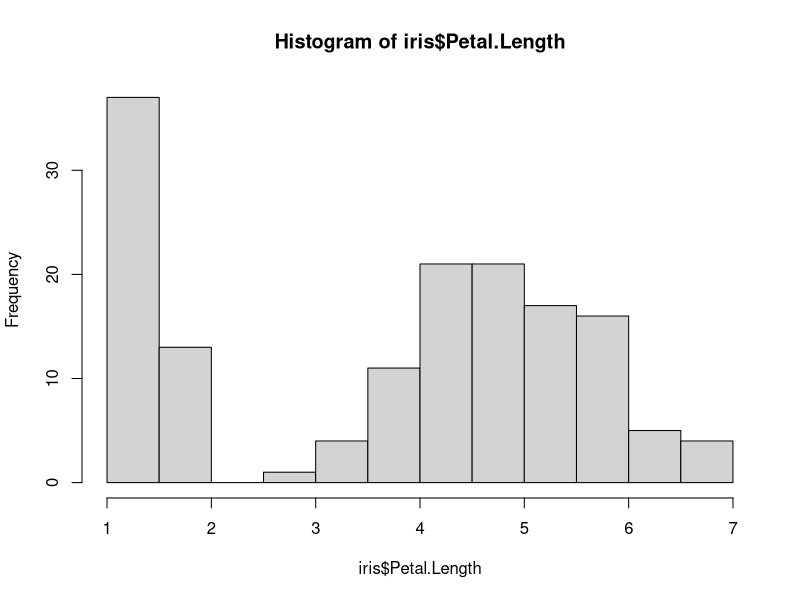
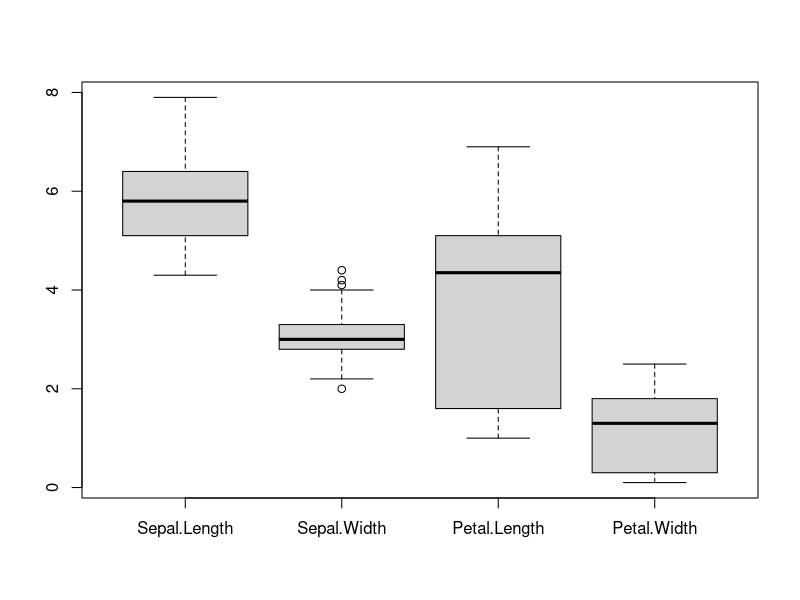
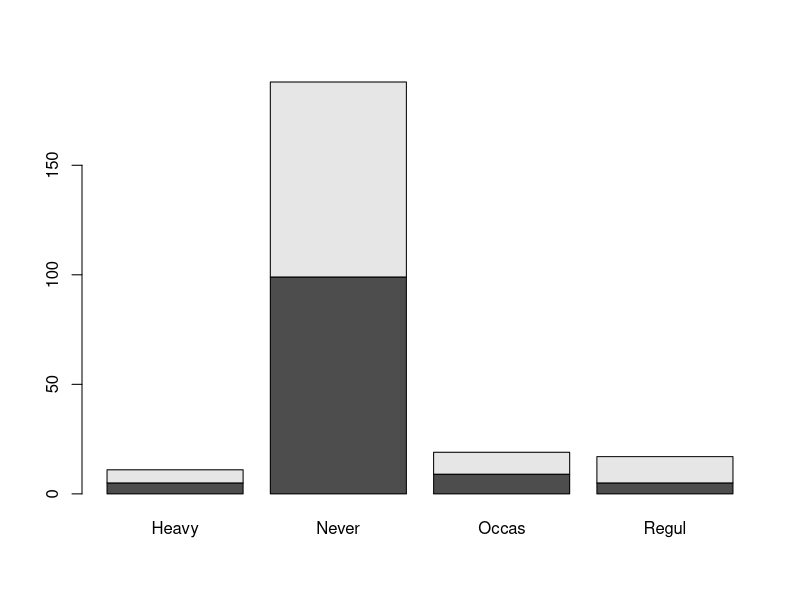

Write R code to recreate these figures, in order.
setwd("C:/Users/ajou/Desktop/DataScience/R_work")

################################################ 대략적인 문법
summary(iris)

x = table(iris$Species)
x3 = 1:10
x4 = c(1,5,3,9)
x4[2]

row_3 = matrix(1:15, nrow=3)
col_3 = matrix(1:15, ncol=3)

mat_byrow = matrix(1:15, ncol=3, byrow=T)
mat_bycol = matrix(1:15, ncol=3, byrow=F)

a = mat_byrow[-c(2,4),3 ] # 2,4 번째 row를 제외하고, 3번째 열의 값을 선택.

str(iris)
################################################



################################################ 통계분석 기초
x1 = c(1,2,3,4,5,4,3,6,7,1000)

# 이상치를 제거하지 않은 평균 계산법
sum(x1)/length(x1)
mean(x1)

# 위의 방식은 부적절하므로, 중앙값 이용.
median(x1)

# --> 둘 중에 적당한 방식을 찾아서 사용해야 함.

sample(1:45, 6, replace = T) # 복원추출 샘플링

#### 샘플링 예제
### iris data에서 70%를 트레이닝 셋으로 비복원 랜덤 샘플링, 나머지를 테스트셋으로.
ind = sample(1:nrow(iris), nrow(iris)*0.7, replace = F)
A1 = iris[ind, ]
View(A1)

train = iris[ind, ]
test = iris[-ind, ]

#### summary 의미 정리
summary(iris)

# 1st ~ : 첫번째 4분위수.
# median : 두번째 4분위수. 정중앙.
# 3st : 세번째 4분위수.
# mean : 산술평균

#### 그래프를 이용해 데이터의 대략적인 패턴을 관찰해야 함.
hist(iris$Petal.Length)
boxplot(iris[, 1:4])

View(iris)
scaled_data = scale(iris[, 1:4]) # 5는 label 이므로 안함.
View(scaled_data)

# 자료의 카테고리 숫자 확인
nlevels(iris$Species)

# 자료의 카테고리 확인
levels(iris$Species)

library(MASS)
data("survey")
View(survey)

# table -> 관계요약
table(survey$Sex, survey$W.Hnd)
t1 = table(survey$Sex, survey$Smoke)

# prop.table -> 관계요약을 비율로 표현.
prop.table(t1) # 전체 합이 1이 되도록
prop.table(t1, 1) # 행의 합이 1이 되도록
prop.table(t1, 2) # 열의 합이 1이 되도록

barplot(t1)
